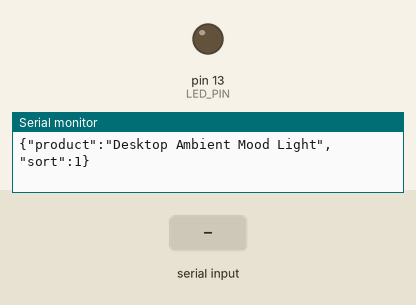
The sketch below on a simulated Arduino Uno, built with avr-gcc and run on an emulated ATmega328P. On the bench: output pins drawn as LEDs (lit = HIGH), the last lines printed to the serial monitor. Dashed ring = blinking. The inputs (shaded band) are chosen by the test bench.

Above: at 1.2 s.
1.3 s: "ON\n" received over Serial
2.8 s: "OFF\n" received over Serial
At 4.0 s:
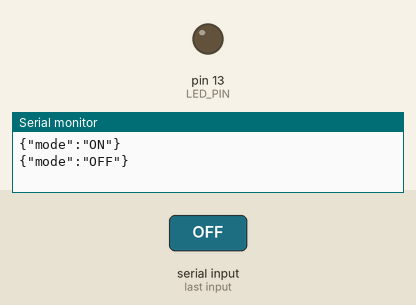
4.3 s: "BLINK\n" received over Serial
At 4.7 s:
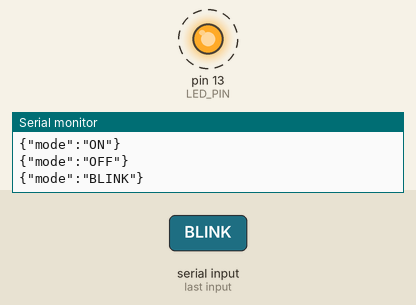
Timing chart, 0 to 13.3 s (numbered marks = the images above; inputs shaded):
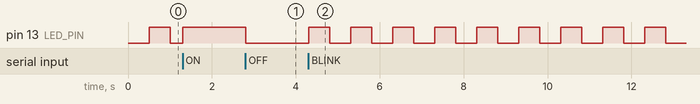

The sketch:

main.ino
```cpp
/*
 * #01 Desktop Ambient Mood Light
 * LED on/off, slow blink, PWM breathe; serial commands: ON|OFF|BLINK|BREATHE
 * Test: Arduino IDE Serial Monitor @ 9600 baud
 */
const int LED_PIN = 13;
enum Mode { OFF, ON, BLINK, BREATHE };
Mode mode = BLINK;
unsigned long lastMs = 0;
int breath = 0, breathDir = 5;

void applyMode() {
  if (mode == ON) { digitalWrite(LED_PIN, HIGH); analogWrite(LED_PIN, 255); }
  else if (mode == OFF) { digitalWrite(LED_PIN, LOW); analogWrite(LED_PIN, 0); }
}

void setup() {
  pinMode(LED_PIN, OUTPUT);
  Serial.begin(9600);
  Serial.println(F("{\"product\":\"Desktop Ambient Mood Light\",\"sort\":1}"));
  applyMode();
}

void loop() {
  if (Serial.available()) {
    String cmd = Serial.readStringUntil('\n'); cmd.trim(); cmd.toUpperCase();
    if (cmd == "ON") mode = ON;
    else if (cmd == "OFF") mode = OFF;
    else if (cmd == "BLINK") mode = BLINK;
    else if (cmd == "BREATHE") mode = BREATHE;
    applyMode();
    Serial.print(F("{\"mode\":\"")); Serial.print(cmd); Serial.println(F("\"}"));
  }
  unsigned long now = millis();
  if (mode == BLINK && now - lastMs > 500) {
    lastMs = now;
    digitalWrite(LED_PIN, !digitalRead(LED_PIN));
  }
  if (mode == BREATHE) {
    analogWrite(LED_PIN, breath);
    breath += breathDir;
    if (breath <= 0 || breath >= 255) breathDir = -breathDir;
    delay(15);
  }
}
```

Measured:
- after the input at 2.8 s, pin 13 (LED_PIN): HIGH → LOW at once
- after the input at 4.3 s, pin 13 (LED_PIN): alternates HIGH for 0.50 s and LOW for 0.50 s, starting at once
